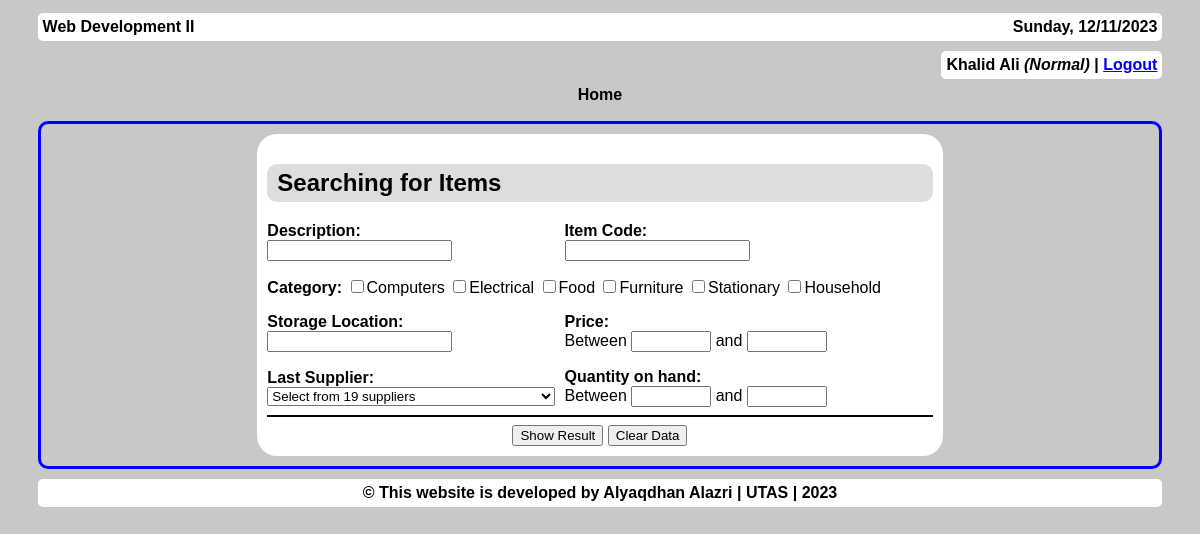
Page /formToSearch.php (signed in) on the committed database.
### tables this page shows
CREATE TABLE IF NOT EXISTS `categories` (
  `categoryCode` int(11) NOT NULL AUTO_INCREMENT COMMENT 'Category Code',
  `categoryDesc` char(50) DEFAULT NULL COMMENT 'Category Description',
  PRIMARY KEY (`categoryCode`)
);

### formToSearch.php (the view, shortened to what this page needs)
<?php
if (!isset($_SESSION['UID'])) {
    header('Location: error.php?ec=1');
    exit;
} else {
    include('header.php');
    include('dbconnect.php');
    echo "<form action='searchResult.php' method='post'>\n";
    echo "<h2>Searching for Items</h2>\n";
    $st = "style = 'display: inline-block; width: 55%;'";
    $st2 = "style = 'display: inline-block; width: 44%;'";
    $inp = "style = 'width: 80px;'";
    echo "<div $st2><b>Description:</b> <br><input type='text' name='nm'></div>\n";
    echo "<div $st><b>Item Code:</b> <br><input type='text' name='ic'></div><p>\n";
    echo "<div style='clear: both'><b>Category:</b>\n";
    $q = "select * from categories";
    $r = mysqli_query($conn, $q) or die("Error in query: <mark>$q</mark><br>\n". mysqli_error($conn));
    while ($cat = mysqli_fetch_assoc($r)) {
        echo " <label><input type='checkbox' name='ct[]' value={$cat['categoryCode']}>{$cat['categoryDesc']}</label>\n";
    }
    echo "<p></div><div $st2><b>Storage Location:</b> <br><input type='text' name='sl'></div>\n";
    echo "<div $st><b>Price:</b> <br>Between <input type='number' name='pf' $inp> and <input type='number' name='pt' $inp></div><p>\n";
    echo "<div $st2><b>Last Supplier:</b><br>\n";
    echo "<select name='ls'>\n";
    $q = "select * from suppliers";
    $r = mysqli_query($conn, $q) or die("Error in query: <mark>$q</mark><br>\n". mysqli_error($conn));
    $i = mysqli_num_rows($r);
    echo "<option value=''>Select from $i suppliers</option>";
    echo "</select></div>\n";
    echo "<div $st><b>Quantity on hand:</b> <br>Between <input type='number' name='qf' $inp> and <input type='number' name='qt' $inp></div>\n";
    echo "<hr>\n";
    echo "<div class='buttons'>\n";
    echo "<input type='submit' value='Show Result'> <input type='reset' value='Clear Data'>\n";
    echo "</div>\n";
    echo "</form>\n";
    include('footer.php');
}
?>

### header.php (shortened to what this page needs)
<html>
<head>
    <link href='style.css' rel='stylesheet'>
</head>
<body>
<section id='container'>
<header>
    <section class='orgName'>Web Development II </section>
    <section class='cDate'><?php echo date("l, j/n/Y"); ?></section>
</header>
    <section id='userBar'>
        <?php
            if (isset($_SESSION['UID'])) {
                $UserTypes = ['A'=>'Admin', 'N'=>'Normal'];
                echo "<div>{$_SESSION['NAME']} <i>({$UserTypes[$_SESSION['TYPE']]})</i> | <a href='logout.php'>Logout</a></div>";
            }
        ?>
    </section>
    <section id='topLinks'>
        <ul>
            <li><a href='../'>Home</a></li>
        </ul>
    </section>
<section class=content>

### footer.php
</section>
<footer>
    &copy This website is developed by Alyaqdhan Alazri |
    <abbr title="University of Technology and Applied Sciences">UTAS</abbr> |
    2023
</footer>
</section>
</body>
</html>

### style.css (style rules this page uses)
html { font-family: Arial, sans-serif; background-color: #c8c8c8; }
#container { width: 95%; margin: 0px auto; padding: 5px; }
header { background-color: white; margin-bottom: 10px; padding: 5px; font-weight: bold; border-radius: 5px; }
header .orgName { display: inline-block; width: 49%; }
header .cDate { float: right; }
#topLinks { text-align: center; margin: 0px auto; padding: 5px; }
#topLinks ul { list-style-type: none; margin: 2px; padding: 0; }
#topLinks ul li { display: inline; margin: 2px 5px; font-weight: bold; position: relative; }
#topLinks ul li a { text-decoration: none; color: black; }
#topLinks a::after { content: ''; position: absolute; background-color: blue; height: .2em; left: 0; bottom: -5px; width: 100%; transform: scaleX(0); transform-origin: middle; transition: 0.3s; }
footer { background-color: white; padding: 5px; font-weight: bold; text-align: center; border-radius: 5px; }
.content { border: 3px solid blue; border-radius: 10px; padding: 5px; margin: 10px auto; }
.content form { background-color: white; width: 60%; margin: 5px auto; padding: 10px; border-radius: 20px; position: relative; }
.content h2 { background-color: #dddddd; text-align: left; padding: 5px 10px; border-radius: 10px; }
.buttons { text-align: center; }
abbr { text-decoration: none; }
hr { border: solid 1px; }
#userBar div { background-color: white; padding: 5px; border-radius: 5px; width: fit-content; margin-left: auto; font-weight: bold; }

### rows in the picture
categories: categoryDesc "Computers"
categories: categoryDesc "Electrical"
categories: categoryDesc "Food"
categories: categoryDesc "Furniture"
categories: categoryDesc "Stationary"
categories: categoryDesc "Household"

### other values in the picture
$_SESSION['NAME'] "Khalid Ali"
$UserTypes[$_SESSION['TYPE']] "Normal"
